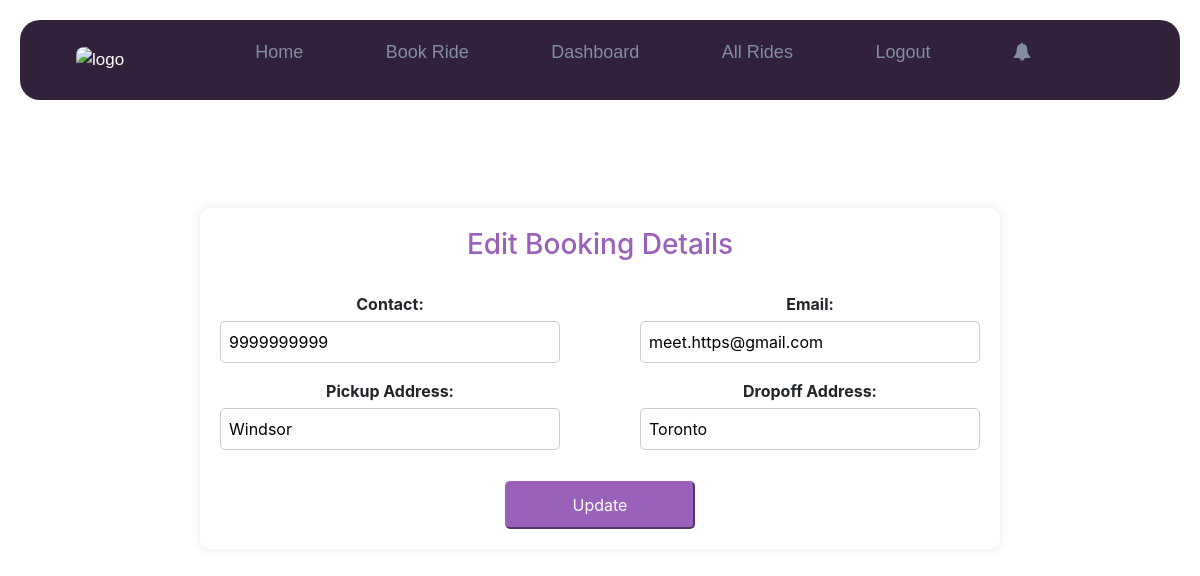
Screenshot of /car_ride/edit_booking/1/ (signed in) with the database file from the repository.
### car_ride/models.py (models this page shows, shortened)
class Booking(models.Model):
    name = models.ForeignKey(Customer, on_delete=models.SET_NULL, null=True)
    car = models.ForeignKey(Mycar, on_delete=models.SET_NULL, null=True)
    contact = models.CharField(max_length=11, null=False)
    email = models.EmailField(max_length=80)
    pick_add = models.CharField(max_length=100, null=False)
    drop_add = models.CharField(max_length=100, null=False)
    date_added = models.DateTimeField(auto_now_add=True)
    num_seats_booked = models.IntegerField(default=0)
    price = models.DecimalField(max_digits=10, decimal_places=2, default=0)

### car_ride/views.py (the view)
# urls.py: path('edit_booking/<int:booking_id>/', views.edit_booking, name='edit_booking'),
def edit_booking(request, booking_id):
    booking = get_object_or_404(Booking, id=booking_id)
    if request.method == 'POST':
        form = BookingEditForm(request.POST, instance=booking)
        if form.is_valid():
            form.save()
            edit_message = f"{current_time}: Your booking details for {booking.car.car_name} have been updated."
            edit_message_owner = f"{current_time}: Booking details for your car {booking.car.car_name} have been updated."
            Notification.objects.create(user=booking.name, message=edit_message)
            Notification.objects.create(user=booking.car.cust, message=edit_message_owner)
            return redirect('car_ride:mybookings')
    else:
        form = BookingEditForm(instance=booking)
    return render(request, 'edit_booking.html', {'form': form, 'booking': booking})

### car_ride/forms.py
class BookingEditForm(forms.ModelForm):
    class Meta:
        model = Booking
        fields = ['contact', 'email', 'pick_add', 'drop_add']
        labels = {'contact': 'Contact', 'email': 'Email', 'pick_add': 'Pickup Address', 'drop_add': 'Dropoff Address'}

### car_ride/templates/edit_booking.html (shortened to what this page needs)
{% extends 'base.html' %}
{% load static %}
{% block body_block %}
<form id="edit_booking_form" action="{% url 'car_ride:edit_booking' booking.id %}" method="post">
    <h3 style="color: #9961BA; margin-bottom: 30px">Edit Booking Details</h3>
    <div class="form-group">
        {{ form.as_p }}
    </div>
    <button type="submit" id="update_button">Update</button>
</form>
{% endblock %}

### car_ride/static/styles/base.css (style rules this page uses)
body { margin: 0; font-family: 'Poppins', sans-serif; background-color: #FFFFFF; color: white; box-sizing: border-box; }
.footer .section1 i, h3, a { color: #FFFFFF; }

### rows the page displays
Booking: contact "9999999999", email "meet.https@gmail.com", pick_add "Windsor", drop_add "Toronto"
